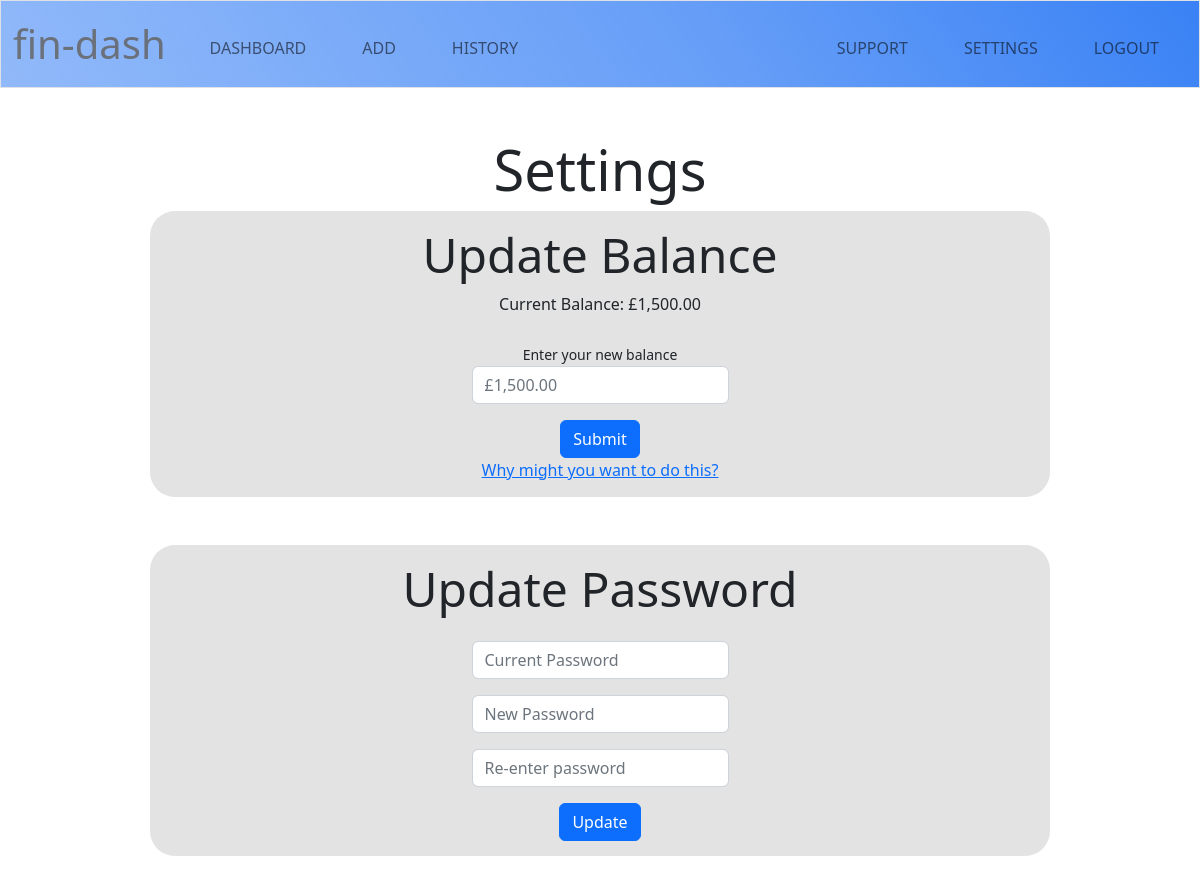
The page /settings (signed in) on the database as committed earlier.
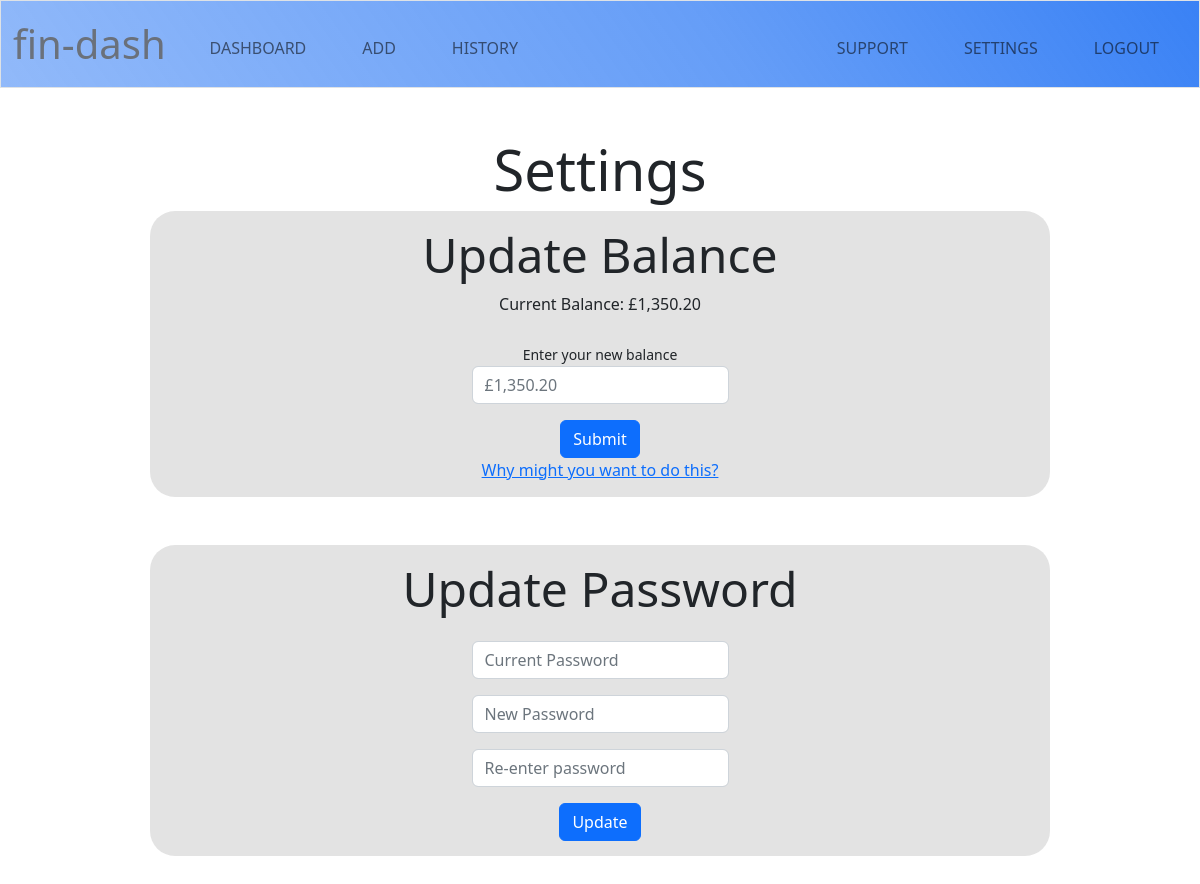
The same page on the database as committed later.
### tables this page shows
CREATE TABLE balances (
user_id INTEGER  UNIQUE NOT NULL,
current_balance INTEGER,
savings INTEGER,
house_savings INTEGER,
car_savings INTEGER,
investments INTEGER,
FOREIGN KEY (user_id) REFERENCES users(user_id)
);

### app.py (the view)
@app.route('/settings', methods=['GET', 'POST'])
@helpers.login_required
def settings():
    if request.method == 'POST':
        fields = ['balance']
        entries = helpers.validate_entries(request.form, fields)
        if len(entries) != len(fields):
            flash("Enter all fields")
            return redirect('/settings')
        dq.update_balance(session['user_id'], entries['balance'])
        flash("Balance Updated!")
        return redirect('/settings')
    else:
        return render_template('settings.html', balance=dq.get_balance(session['user_id']))

### app.py (called while the page is built)
@app.after_request
def after_request(response):
    response.headers['Cache-Control'] = 'no-cache, no-store, must-revalidate'
    response.headers['Expires'] = 0
    response.headers['Pragma'] = 'no-cache'
    return response

### database_queries.py (called while the page is built)
def dict_factory(cursor, row):
    d = {}
    for idx, col in enumerate(cursor.description):
        d[col[0]] = row[idx]
    return d

def get_balance(user_id):
    return cursor.execute("""SELECT current_balance
                               FROM balances
                              WHERE user_id = ?""",
                                    (user_id,)).fetchone()

### helpers.py (called while the page is built)
def login_required(f):
    @wraps(f)
    def decorated_function(*args, **kwargs):
        if session.get('user_id') is None:
            return redirect('/welcome')
        return f(*args, **kwargs)
    return decorated_function

def gbp(value):
    return f"£{value:,.2f}"

### templates/settings.html (shortened to what this page needs)
{% extends "layout.html" %}
{% block main %}
<h1 class="display-4">Settings</h1>
<div class="container-fluid mb-5">
    <div class="form-box mx-auto">
        <h2 class="display-5">Update Balance</h2>
        <p>Current Balance: {{ balance.current_balance | gbp }}</p>
        <form method="post" action="/settings">
            <div class="form-entry">
                <small for="amount">Enter your new balance</small>
                <input type="number" class="form-control mx-auto w-auto" name="balance" placeholder={{ balance.current_balance | gbp }} step=".01" required>
                <button type="submit" class="btn btn-primary mt-3">Submit</button>
            </div>
        </form>
        <a href="/support">
            <span>Why might you want to do this?</span>
        </a>
    </div>
</div>
    <div class="form-box mx-auto">
        <h2 class="display-5">Update Password</h2>
        <form action="password_change" method="post">
            <div class="mb-3 mt-3">
                <input autocomplete="off" class="form-control mx-auto w-auto" id="current" name="current" placeholder="Current Password" type="password" required>
            </div>
            <div class="mb-3">
                <input class="form-control mx-auto w-auto" id="password" name="password" placeholder="New Password" type="password" required>
            </div>
            <div class="mb-3">
                <input class="form-control mx-auto w-auto" id="confirmation" name="confirmation" placeholder="Re-enter password" type="password" required>
            </div>
            <button class="btn btn-primary" type="submit">Update</button>
        </form>
    </div>
{% endblock %}

### templates/layout.html (shortened to what this page needs)
<!DOCTYPE html>
<html lang="en">
    <head>
        <link href="https://cdn.jsdelivr.net/npm/bootstrap@5.2.0/dist/css/bootstrap.min.css" rel="stylesheet">
        <link href="https://cdn.jsdelivr.net/npm/gridjs/dist/theme/mermaid.min.css" rel="stylesheet" />
        <link href="/static/styles.css" rel="stylesheet">
    </head>
    <body class="welcome-bg">
        <nav class="nav-bg navbar navbar-expand-md border navbar-light">
            <div class="container-fluid">
                <a class="navbar-brand" href="/"><span class="brand-color">fin-dash</span></a>
                <div class="collapse navbar-collapse" id="navbar">
                    {% if session['user_id'] %}
                        <ul class="navbar-nav me-auto mt-2">
                            <li class="nav-item"><a class="nav-link" href="/">Dashboard</a></li>
                            <li class="nav-item"><a class="nav-link" href="/add">Add</a></li>
                            <li class="nav-item"><a class="nav-link" href="/history">History</a></li>
                        </ul>
                        <ul class="navbar-nav ms-auto mt-2">
                            <li class="nav-item"><a class="nav-link" href="/support">Support</a></li>
                            <li class="nav-item"><a class="nav-link" href="/settings">Settings</a></li>
                            <li class="nav-item"><a class="nav-link" href="/logout">Logout</a></li>
                        </ul>
                    {% else %}
                        <ul class="navbar-nav ms-auto mt-2">
                            <li class="nav-item"><a class="nav-link" href="/register">Register</a></li>
                            <li class="nav-item"><a class="nav-link" href="/login">Login</a></li>
                        </ul>
                    {% endif %}
                </div>
            </div>
        </nav>
        <main class="container-fluid py-5 text-center">
            {% block main %}{% endblock %}
        </main>
    </body>
</html>

### static/styles.css (style rules this page uses)
main { overflow: auto; -webkit-background-size: cover; -moz-background-size: cover; -o-background-size: cover; background-size: cover; width: 100vw; margin: 0px; }
nav .navbar-brand { font-size: 30pt; }
nav .navbar-brand .brand-color { color: rgba(101, 101, 101, 0.85); }
.nav-bg { background: linear-gradient(235deg, rgba(36, 116, 244, 0.9) 0%, rgba(36, 116, 244, 0.7) 40%, rgba(36, 116, 244, 0.5) 100%); }
nav ul li { list-style: none; display: inline-block; margin: 0 20px; position: relative; }
nav ul li a { text-decoration: none; color: rgb(229, 166, 41); text-transform: uppercase; font-size: 14pt; }
nav ul li::after { content: ''; height: 2px; width: 0; background: rgb(229, 166, 41); position: absolute; left: 0; bottom: 0; transition: 0.35s; }
.welcome-bg { background: url(images/charts.jpg) no-repeat center center fixed; -webkit-background-size: cover; -moz-background-size: cover; -o-background-size: cover; background-size: cover; width: 100vw; margin: 0px; }
.form-box { background-color: rgba(200,200,200,0.5); display: flex; flex-direction: column; padding: 15px; border-radius: 25px; width: 25vw; }
.form-entry { margin-top: 10px; float: top; }
@media only screen and (max-width: 1200px) { .form-box { width: 75vw; } }

Rows that differ between the two databases and show on the page:
removed balances: current_balance|gbp "£1,500.00", balance "£1,500.00"
added balances: current_balance|gbp "£1,350.20", balance "£1,350.20"
